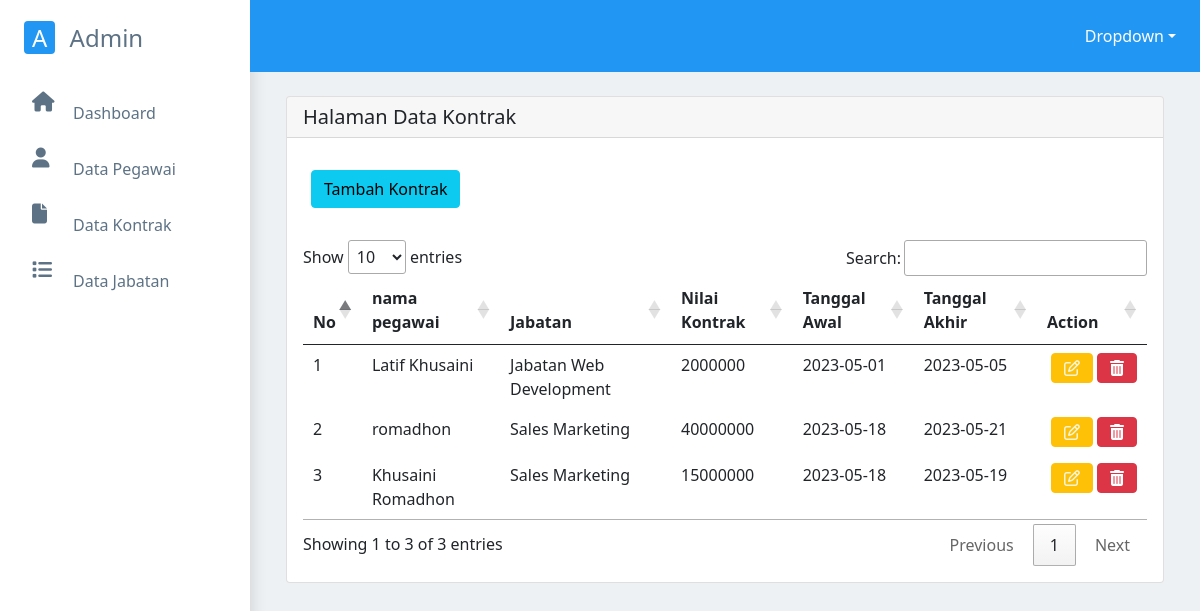
The app's page /index.php/admin/data_kontrak with its own data.
### tables this page shows
CREATE TABLE `tb_kontrak` (
  `id_kontrak` int(11) NOT NULL,
  `id_pegawai` int(11) NOT NULL,
  `id_jabatan` int(11) NOT NULL,
  `nilai_kontrak` varchar(200) NOT NULL,
  `tanggal_awal` date NOT NULL,
  `tanggal_akhir` date NOT NULL
);

CREATE TABLE `tb_pegawai` (
  `id_pegawai` int(11) NOT NULL,
  `id_jabatan` int(11) NOT NULL,
  `nama_pegawai` varchar(200) NOT NULL,
  `jenis_kelamin` varchar(50) NOT NULL,
  `telepon` varchar(50) NOT NULL,
  `alamat` varchar(200) NOT NULL
);

CREATE TABLE `tb_jabatan` (
  `id_jabatan` int(11) NOT NULL,
  `kode_jabatan` varchar(200) NOT NULL,
  `jabatan` varchar(200) NOT NULL
);

### application/controllers/Admin.php (called while the page is built, shortened)
<?php
class Admin extends CI_Controller {
	public function __construct()
	{
		 $this->load->model('model_pegawai', 'pegawai');
	}
	public function data_kontrak()
	{
		$data = array(
			'pegawai' => $this->pegawai->getAllKontrak()->result(),
			'title' =>  "Dashboard Admin",
		);
	   $this->load->view('template/header');
	   $this->load->view('content/data_kontrak', $data);
	}
}

### index.php (called while the page is built, shortened)
<?php
require_once BASEPATH.'core/CodeIgniter.php';

### application/models/Model_pegawai.php (called while the page is built, shortened)
<?php
class model_pegawai extends CI_model
{
   public function getAllKontrak()
   {
		$this->db->select('*');
		$this->db->from('tb_kontrak');
		$this->db->join('tb_pegawai', 'tb_kontrak.id_pegawai = tb_pegawai.id_pegawai');
		$this->db->join('tb_jabatan', 'tb_kontrak.id_jabatan = tb_jabatan.id_jabatan');
		return $this->db->get();
   }
}

### application/views/content/data_kontrak.php (the view, shortened to what this page needs)
<div class="row m-4">
	<div class="col-12 col-md-12">
		<div class="card">
			<h5 class="card-header mb-3">Halaman Data Kontrak</h5>
			<div class="p-3">
				<a href="<?= base_url('index.php/welcome/add_kontrak');?>" class="btn btn-info btn-block mx-2"  >Tambah Kontrak</a>
            </div>
			<div class=" card-body">
			<div class="box-body">
					<div class="table-responsive">
					<table class="table table-borderless" id="dataPegawai">
						<thead>
							<tr>
								<th>No</th>
								<th>nama pegawai</th>
								<th>Jabatan</th>
								<th>Nilai Kontrak</th>
								<th>Tanggal Awal</th>
								<th>Tanggal Akhir</th>
								<th>Action</th>
							</tr>
						</thead>
						<tbody>
							<?php
							$no = 1;
							foreach ($pegawai as $u){
							?>
							<tr>
								<td><?=$no?></td>
								<td><?=$u->nama_pegawai?></td>
								<td><?=$u->jabatan?></td>
								<td><?=$u->nilai_kontrak?></td>
								<td><?=$u->tanggal_awal?></td>
								<td><?=$u->tanggal_akhir?></td>
								<td class="d-flex">
									<a href="<?=base_url('index.php/welcome/edit_kontrak/'.$u->id_kontrak)?>" class="btn btn-warning fa fa-edit mx-1" style="color:beige;"></a>
									<a href="<?=base_url('index.php/admin/del_kontrak/'.$u->id_kontrak)?>" class="btn btn-danger fa fa-trash " onClick="return confirm('Yakin ingin menghapus ?')"></a>
								</td>
							</tr>
							<?php
								$no++;
								}
							?>
						</tbody>
					</table>
					</div>
			</div>
     	</div>
  	</div>
	</div>
      </div>
  </body>
</html>

### application/views/template/header.php (shortened to what this page needs)
<!DOCTYPE html>
<html lang="en">
  <head>
    	<link href="https://cdn.jsdelivr.net/npm/bootstrap@5.0.2/dist/css/bootstrap.min.css" rel="stylesheet" />
		<link rel="stylesheet" href="https://cdn.datatables.net/1.13.2/css/jquery.dataTables.min.css"/>
		<link rel="stylesheet" href="<?=base_url('assets/css/style.css')?>">
	</head>
  <body>
    <div class="main-container d-flex" style="background-color: #EEF1F3;">
      <div class="sidebar shadow " id="side_nav">
        <div class="header-box px-3 pb-4 pt-4 d-flex justify-content-between">
          <h2 class="fs-4">
					<a href="<?= base_url('index.php/admin') ?>" class="text-decoration-none">
            <span class="text-white rounded px-2 mx-2" style="background-color: #2196f3;">A</span>
            <span class="" style="color: #5D7285;"> Admin</span></h2>
        </div>
        <ul class="list-unstyled px-3 fw-normal">
          <li class=""><a href="<?= base_url('index.php/welcome') ?>" class="text-decoration-none px-3 py-3 d-block d-flex"><i class="fas fa-lg fa-home me-3" style="position: relative; display: block; min-width: 25px;"></i>Dashboard</a></li>
          <li class=""><a href="<?= base_url('index.php/admin/data_pegawai') ?>" class="text-decoration-none px-3 py-3 d-block d-flex"><i class="fas fa-lg fa-user me-3" style="position: relative; display: block; min-width: 25px;"></i></i>Data Pegawai</a></li>
          <li class=""><a href="<?= base_url('index.php/admin/data_kontrak') ?>" class="text-decoration-none px-3 py-3 d-block d-flex"><i class="fas fa-lg fa-file me-3" style="position: relative; display: block; min-width: 25px;"></i></i>Data Kontrak</a></li>
          <li class=""><a href="<?= base_url('index.php/admin/data_jabatan') ?>" class="text-decoration-none px-3 py-3 d-block d-flex"><i class="fas fa-lg fa-list me-3" style="position: relative; display: block; min-width: 25px;"></i></i>Data Jabatan</a></li>
        </ul>
      </div>
      <div class="content">
        <nav class="navbar navbar-expand-md navbar-light p-3" style="background: #2196f3;">
            <div class="collapse navbar-collapse" id="navbarNav">
            <ul class="navbar-nav ms-auto">
			  		<li class="nav-item dropdown">
                        <a class="nav-link dropdown-toggle text-white" id="navbarDropdown" href="#" role="button" data-bs-toggle="dropdown" aria-haspopup="true" aria-expanded="false">Dropdown</a>
                     </li>
              </ul>
            </div>
          </nav>

### assets/css/style.css (style rules this page uses)
#side_nav { background: #ffffff; min-width: 250px; max-width: 250px; }
.content { min-height: 100vh; width: 100%; }
.sidebar li a { color: #5d7285; }

### records on screen
tb_kontrak: id_pegawai.nama_pegawai "Latif Khusaini", id_jabatan.jabatan "Jabatan Web Development", nilai_kontrak "2000000", tanggal_awal "2023-05-01", tanggal_akhir "2023-05-05"
tb_kontrak: id_pegawai.nama_pegawai "romadhon", id_jabatan.jabatan "Sales Marketing", nilai_kontrak "40000000", tanggal_awal "2023-05-18", tanggal_akhir "2023-05-21"
tb_kontrak: id_pegawai.nama_pegawai "Khusaini Romadhon", id_jabatan.jabatan "Sales Marketing", nilai_kontrak "15000000", tanggal_awal "2023-05-18", tanggal_akhir "2023-05-19"
